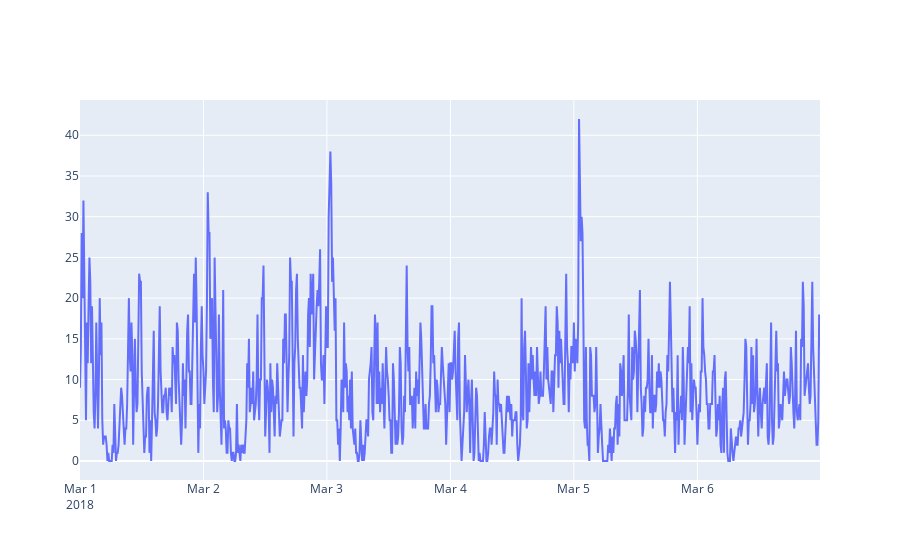

Write notebook code for a chart like this one.
### Markdown cell above
<b>Изучим исходные данные</b>

### Code cell
plotly_df(df['2018-03-01':'2018-03-06'])

### Figure 1 — Plotly figure (JSON) as saved in the notebook; plotly's stock layout.template omitted (floating-point values rounded to 4 significant figures; data arrays with more than 128 entries replaced by an {"elided": "..."} marker saying what was removed)
{"data": [{"mode": "lines", "name": "num_orders", "type": "scatter", "x": {"elided": "864 str values"}, "y": {"elided": "864 int values"}}], "layout": {"title": {"text": ""}}}
